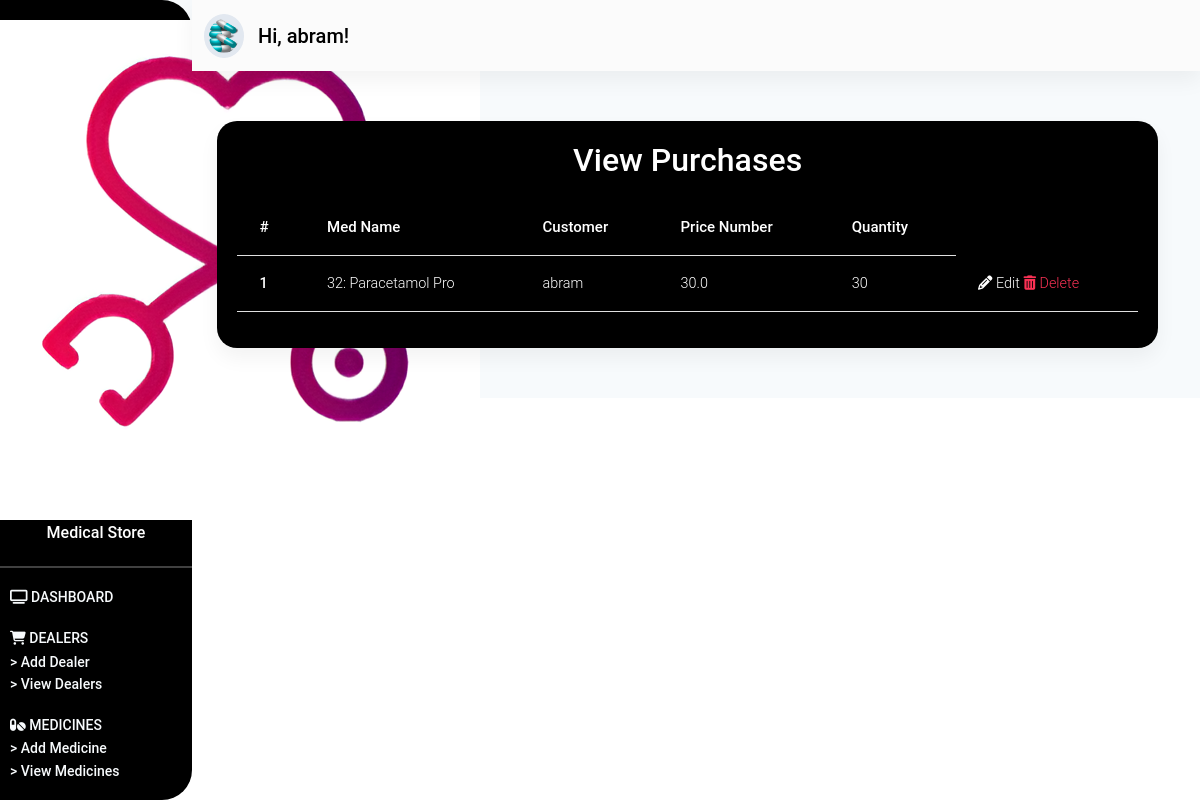
The page /purchases/ (signed in) on the database its author committed.
### store/models.py (models this page shows, shortened)
class Purchase(models.Model):
    med_name = models.ForeignKey(Medicine, on_delete=models.CASCADE)
    customer = models.ForeignKey(User, on_delete=models.CASCADE)
    price_number = models.FloatField()
    quantity = models.IntegerField()
    def get_update_url(self):
        return reverse("store:update-purchase", kwargs={"pk": self.pk})
    def get_delete_url(self):
        return reverse("store:delete-purchase", kwargs={"pk": self.pk})

class Medicine(models.Model):
    med_code = models.IntegerField()
    med_name = models.CharField(max_length=50)
    dealer_name = models.ForeignKey(Dealer, on_delete=models.CASCADE)
    price = models.FloatField()
    stock = models.IntegerField()
    description = models.TextField()
    def __str__(self):
        return f"{self.med_code}: {self.med_name}"

### store/views.py (the view)
# urls.py: path('purchases/', purchases_page, name="view-purchases"),
@login_required(login_url="/login/")
def purchases_page(request):
    purchases = Purchase.objects.all()
    context = {
        "purchases": purchases
    }
    return render(request, "store/view-purchases.html", context)

### store/templates/store/view-purchases.html (shortened to what this page needs)
{% extends 'store/base.html' %}
{% load static %}
{% block content %}
<section id="dashboard_section" class="dashboard_section">
    {% include "store/_dashboard-admin.html" %}
    <div class="container-fluid">
        <div class="add_dealer">
            <div class="purchase__card card">
                <p class="h2">
                    View Purchases
                </p>
                <div class="dealers__table table-responsive">
                    <table class="table">
                        <thead>
                            <tr>
                                <th scope="col">#</th>
                                <th scope="col">Med Name</th>
                                <th scope="col">Customer</th>
                                <th scope="col">Price Number</th>
                                <th scope="col">Quantity</th>
                            </tr>
                        </thead>
                        <tbody>
                            {% for purchase in purchases %}
                            <tr>
                                <th scope="row">{{ purchase.id }}</th>
                                <td>{{ purchase.med_name }}</td>
                                <td>{{ purchase.customer }}</td>
                                <td>{{ purchase.price_number }}</td>
                                <td>{{ purchase.quantity }}</td>
                                <td>
                                    <a href="{{ purchase.get_update_url }}" class="text-white">
                                        <i class="fa fa-pencil" aria-hidden="true"></i> Edit
                                    </a>
                                    <a href="{{ purchase.get_delete_url }}" class="text-danger">
                                        <i class="fa fa-trash" aria-hidden="true"></i> Delete
                                    </a>
                                </td>
                            </tr>
                            {% endfor %}
                        </tbody>
                    </table>
                </div>
            </div>
        </div>
    </div>
</section>
{% endblock content %}

### store/templates/store/_dashboard-admin.html (shortened to what this page needs)
{% load static %}
<div class="dashboard_header" id="sidebarToggleButton">
    <div class="dasboard_sidebar">
        <nav class="sidenav_bar sidenav-d-none" id="sideNavBar">
            <div class="dashboard_logo">
                <div class="logo_flex">
                    <span class="text">
                        Medical Store
                    </span>
                </div>
            </div>
            <hr class="hr_sidenav">
            <div class="sidebar_main">
                <ul class="sidebar">
                    <li class="sidebar_item">
                        <a href="{% url 'store:dashboard-admin' %}" class="item_link">
                            <i class="fa fa-television" aria-hidden="true"></i>
                            <span class="item_text sidebar_active">
                                Dashboard
                            </span>
                        </a>
                    </li>
                    <li class="sidebar_item">
                        <a class="item_link" id="dealerID">
                            <i class="fa fa-shopping-cart" aria-hidden="true"></i>
                            <span class="item_text">
                                Dealers
                            </span>
                        </a>
                        <div class="dealer__items" id="dealerItems">
                            <a href="{% url "store:add-dealer" %}" class="dealer__item">
                                > Add Dealer
                            </a>
                            <a href="{% url "store:view-dealers" %}" class="dealer__item">
                                > View Dealers
                            </a>
                        </div>
                    </li>
                    <li class="sidebar_item">
                        <a class="item_link" id="medicineID">
                            <i class="fas fa-pills    "></i>
                            <span class="item_text">
                                Medicines
                            </span>
                        </a>
                        <div class="medicine__items" id="medicineItems">
                            <a href="{% url 'store:add-medicine' %}" class="dealer__item">
                                > Add Medicine
                            </a>
                            <a href="{% url 'store:view-medicines' %}" class="dealer__item">
                                > View Medicines
                            </a>
                        </div>
                    </li>
                </ul>
            </div>
        </nav>
    </div>
    <div class="dashboard_navbar" id=mainNavBar>
        <nav class="navbar navbar-expand-sm navbar-light bg-light sticky-top">
            <div class="container-fluid">
                <a class="navbar-brand nav_image" href="#">
                    <img src="{% static 'images/medicine.png' %}" alt="" class="img-responsive">
                    <span class="nav_span" style="font-weight: 550;">
                        Hi, {{ request.user.username }}!
                    </span>
                </a>
            </div>
        </nav>
    </div>
</div>

### store/static/css/styles.css (style rules this page uses)
* { margin: 0%; padding: 0%; box-sizing: border-box; }
a.nav_image img { width: 40px; background-color: #e2e8f0; padding: 5px; color: #000 !important; border-radius: 50%; }
span.nav_span { font-weight: 550; color: #000; margin-left: 10px; }
span.sidebar_active { font-weight: 550; }
div.dashboard_navbar { margin-left: 12rem; }
nav.sidenav_bar { width: 12rem; height: 100%; padding-bottom: 50px; position: fixed; background: #000; border-radius: 0px 30px 30px 0px; }
div.dashboard_logo { margin-top: 20px; margin-bottom: 20px; text-align: center; }
div.dashboard_logo span.text { color: #fff !important; font-weight: 550; }
hr.hr_sidenav { background-color: #fff; height: 2px; }
ul.sidebar { list-style: none; padding: 0; margin: 0; display: flex; flex-direction: column; align-items: flex-start; margin-left: 10px; }
li.sidebar_item { margin-bottom: 1rem; }
li.sidebar_item a { color: #f7fafc; font-size: 14px; font-weight: 500; }
li.sidebar_item span.item_text { text-transform: uppercase; }
div.dealer__items, div.medicine__items, div.employee__items, div.customer__items, div.purchase__items { display: flex; flex-direction: column; }
a.dealer__item { color: #f7fafc; font-size: 14px; }
section.dashboard_section { --bg-opacity: 1; background-color: #f7fafc; background-size: contain; }
div.add_dealer { margin-top: 50px; padding-bottom: 50px; }
div.dealer__card, div.medicine__card, div.employee__card, div.customer__card, div.purchase__card, div.confirm__card { padding: 20px; background-color: #000; width: 80%; margin: auto; margin-right: 30px; border-radius: 20px; }
div.dealer__card p.h2, div.medicine__card p.h2, div.employee__card p.h2, div.customer__card p.h2, div.purchase__card p.h2, div.confirm__card p.h2 { text-align: center; color: #fff; margin-bottom: 20px; font-weight: 550; }
div.dealers__table table.table { width: 100% !important; color: #fff; }
div.dealers__table table.table thead { font-size: 15px; font-weight: 600 !important; }

### rows shown on the page
Purchase: id "1", med_name "32: Paracetamol Pro", customer "abram", price_number "30.0", quantity "30"

### other values the page prints
{{ request.user.username }} "abram"
